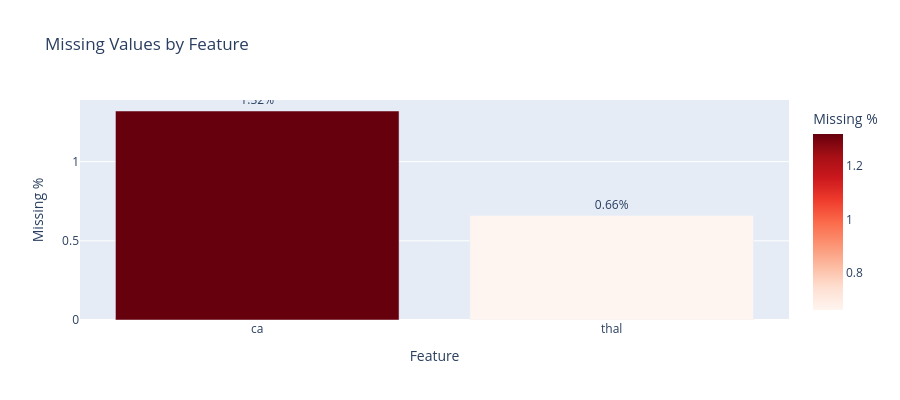

Source (notebook cell):
### Code cell
# Interactive Plotly visualization for missing values
if not missing_df.empty:
    fig = px.bar(
        missing_df, x=missing_df.index, y='Missing %',
        title='Missing Values by Feature',
        color='Missing %',
        color_continuous_scale='Reds',
        text='Missing %'
    )
    fig.update_traces(texttemplate='%{text:.2f}%', textposition='outside')
    fig.update_layout(height=400, xaxis_title='Feature', yaxis_title='Missing %')
    fig.show()
else:
    print('No missing values to visualize.')

### Figure 1 — Plotly figure (JSON) as saved in the notebook; plotly's stock layout.template omitted (floating-point values rounded to 4 significant figures)
{"data": [{"hovertemplate": "index=%{x}<br>Missing %=%{marker.color}<extra></extra>", "legendgroup": "", "marker": {"color": [1.32, 0.66], "coloraxis": "coloraxis", "pattern": {"shape": ""}}, "name": "", "orientation": "v", "showlegend": false, "text": [1.32, 0.66], "textposition": "outside", "texttemplate": "%{text:.2f}%", "type": "bar", "x": ["ca", "thal"], "xaxis": "x", "y": [1.32, 0.66], "yaxis": "y"}], "layout": {"barmode": "relative", "coloraxis": {"colorbar": {"title": {"text": "Missing %"}}, "colorscale": [[0, "rgb(255,245,240)"], [0.125, "rgb(254,224,210)"], [0.25, "rgb(252,187,161)"], [0.375, "rgb(252,146,114)"], [0.5, "rgb(251,106,74)"], [0.625, "rgb(239,59,44)"], [0.75, "rgb(203,24,29)"], [0.875, "rgb(165,15,21)"], [1, "rgb(103,0,13)"]]}, "height": 400, "legend": {"tracegroupgap": 0}, "title": {"text": "Missing Values by Feature"}, "xaxis": {"anchor": "y", "domain": [0, 1], "title": {"text": "Feature"}}, "yaxis": {"anchor": "x", "domain": [0, 1], "title": {"text": "Missing %"}}}}
